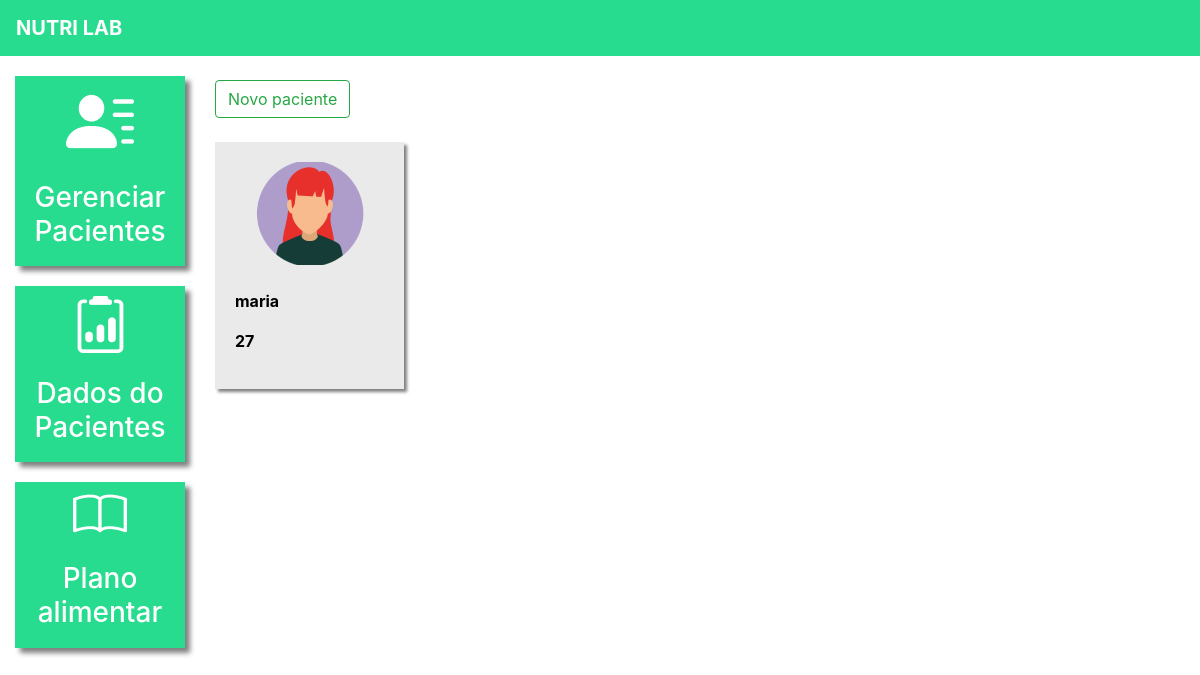
The page /pacientes/ (signed in) on the database as committed earlier.
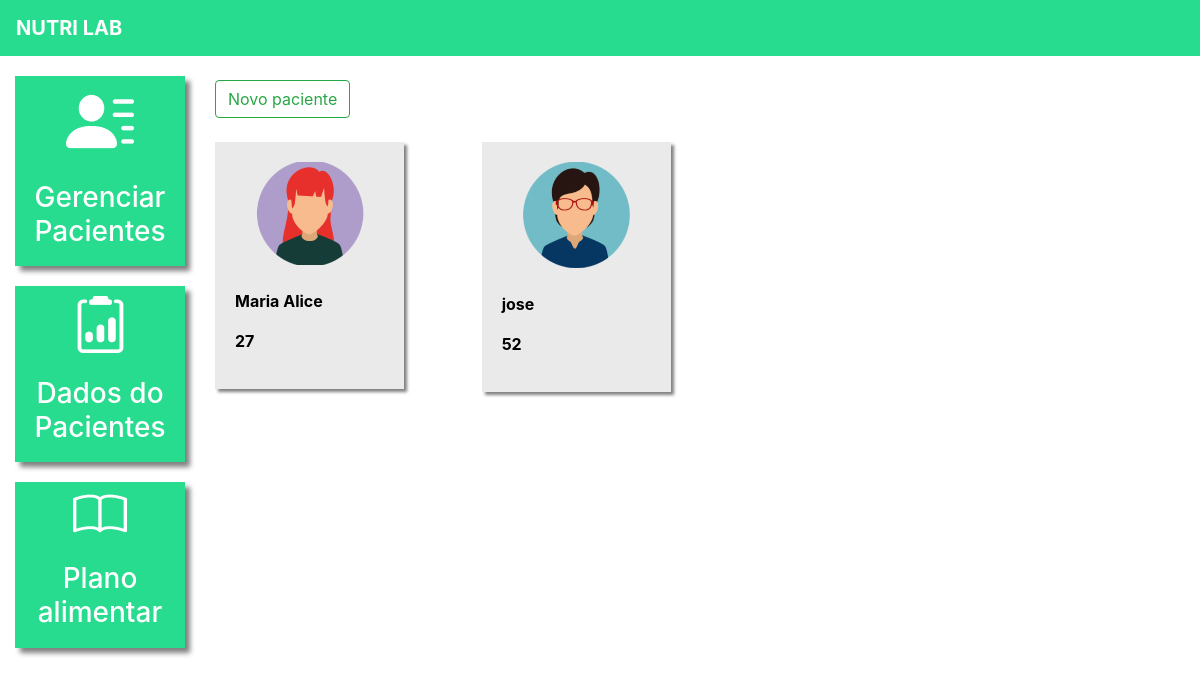
The same page on the database as committed later.
### plataforma/models.py (models this page shows, shortened)
class Pacientes(models.Model):
    choices_sexo = (('F', 'Feminino'),
                    ('M', 'Maculino'))
    nome = models.CharField(max_length=50)
    sexo = models.CharField(max_length=1, choices=choices_sexo)
    idade = models.IntegerField()
    email = models.EmailField()
    telefone = models.CharField(max_length=19)
    nutri = models.ForeignKey(User, on_delete=models.CASCADE)

### plataforma/views.py (the view, shortened to what this page needs)
# urls.py: path('pacientes/', pacientes, name='pacientes'),
@login_required(login_url='/auth/logar/')
def pacientes(request):
    if request.method == "GET":
        pacientes = Pacientes.objects.filter(nutri=request.user)
        return render(request, 'pacientes.html', {'pacientes': pacientes})
    elif request.method == "POST":
        nome = request.POST.get('nome')
        sexo = request.POST.get('sexo')
        idade = request.POST.get('idade')
        email = request.POST.get('email')
        telefone = request.POST.get('telefone')

### plataforma/templates/pacientes.html (shortened to what this page needs)
{% extends 'base_plataforma.html' %}
{% load static %}
{% block 'plataforma' %}
    <br>
    <button type="button" class="btn btn-outline-success" data-toggle="modal" data-target="#modal">
        Novo paciente
    </button>
    <br>
    <br>
    <div  class="row">
        {% for paciente in pacientes %}
            <div class="col-md-4">
                <a href="#" class="link-hover">
                    <div class="card-paciente">
                    <div class="foto-perfil">
                            {% if paciente.sexo == "M"%}
                                <img src="{% static 'plataforma/img/perfil2.png' %}">
                            {% else %}
                                <img src="{% static 'plataforma/img/perfil1.png' %}">
                            {% endif %}
                        </div>
                    <br>
                    <p class="dados">{{paciente.nome}}</p>
                    <p class="dados">{{paciente.idade}}</p>
                    </div>
                </a>
            </div>
        {% endfor %}
    </div>
{% endblock%}

Rows that differ between the two databases and show on the page:
changed Pacientes: nome "maria" → "Maria Alice"
added Pacientes: nome "jose", idade "52"
